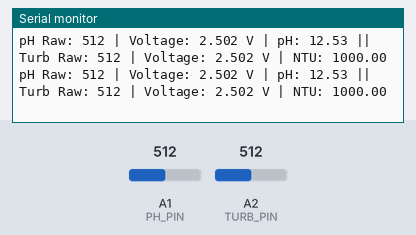
The sketch below on a simulated Arduino Nano, built with avr-gcc and run on an emulated ATmega328P. Parts: the last lines printed to the serial monitor. Inputs (shaded band) come from the test bench; at power-on: A1 (PH_PIN) = 512, A2 (TURB_PIN) = 512.

Above: at 2.8 s.
2.9 s: A1 (PH_PIN) set to 716
At 4.5 s:
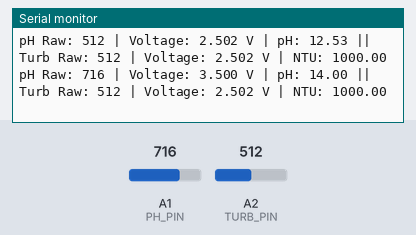
5.6 s: A2 (TURB_PIN) set to 716
At 7.2 s:
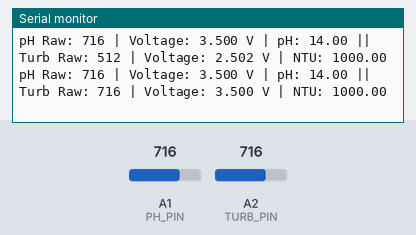
8.3 s: A1 (PH_PIN) set to 900
At 10.8 s:
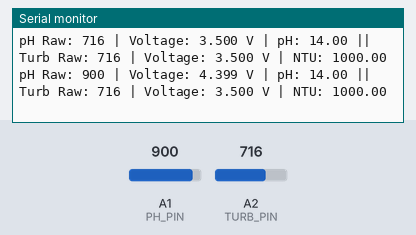
11.0 s: A2 (TURB_PIN) set to 900
At 12.8 s:
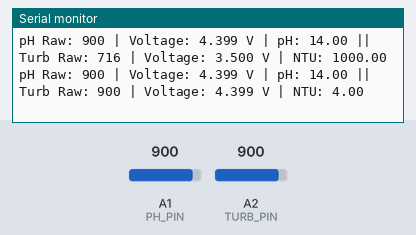
Timing chart, 0 to 14.3 s (numbered marks = the images above; inputs shaded):
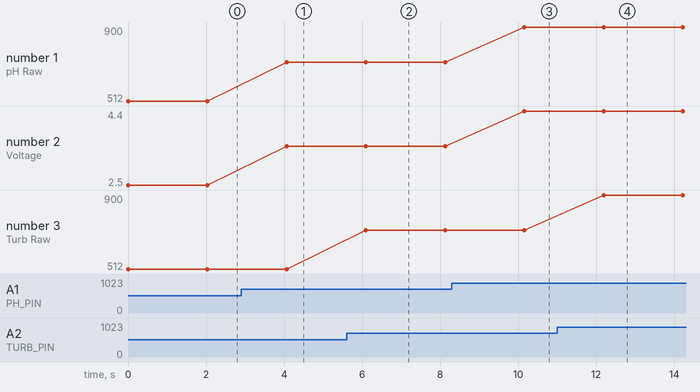

The sketch:

ph-ter-nano.ino
```cpp
// ===============================
// Arduino Nano - pH & Turbidity
// pH sensor -> A1
// Turbidity sensor -> A2
// ===============================

const int PH_PIN = A1;
const int TURB_PIN = A2;

// Calibration offset for pH
const float pH_Offset = 0.00;

// Convert raw ADC (0–1023) to voltage (0–5V range)
float rawToVoltage(int raw) {
  return (raw / 1023.0) * 5.0;
}

void setup() {
  Serial.begin(9600);
  pinMode(PH_PIN, INPUT);
  pinMode(TURB_PIN, INPUT);
}

void loop() {
  // === pH Sensor ===
  int ph_raw = analogRead(PH_PIN);
  float ph_voltage = rawToVoltage(ph_raw);

  // Calibration formula (adjust if needed)
  float ph_value = (11.09 * ph_voltage) - 15.22 + pH_Offset;
  ph_value = constrain(ph_value, 0, 14);

  // === Turbidity Sensor ===
  int turb_raw = analogRead(TURB_PIN);
  float turb_voltage = rawToVoltage(turb_raw);

  float turbidity;
  if (turb_voltage >= 4.14) {
    turbidity = map(turb_voltage * 100, 414, 500, 5, 0);  // clean water zone
  } else {
    turbidity = -1120.4 * turb_voltage * turb_voltage +
                 5742.3 * turb_voltage - 4352.9;
  }
  turbidity = constrain(turbidity, 0, 1000);

  // === Output ===
  Serial.print("pH Raw: ");
  Serial.print(ph_raw);
  Serial.print(" | Voltage: ");
  Serial.print(ph_voltage, 3);
  Serial.print(" V | pH: ");
  Serial.print(ph_value, 2);

  Serial.print(" || Turb Raw: ");
  Serial.print(turb_raw);
  Serial.print(" | Voltage: ");
  Serial.print(turb_voltage, 3);
  Serial.print(" V | NTU: ");
  Serial.println(turbidity, 2);

  delay(2000); // update every 2s
}
```

Measured:
- after the input at 2.9 s, the serial monitor: prints a new line after 1.2 s (image 1)
- after the input at 5.6 s, the serial monitor: prints a new line after 0.50 s (image 2)
- after the input at 8.3 s, the serial monitor: prints a new line after 1.9 s (image 3)
- after the input at 11.0 s, the serial monitor: prints a new line after 1.2 s (image 4)
- plotted number 1: 512 → 716 after the input at 2.9 s, 716 → 900 after the input at 8.3 s
- plotted number 2: 2.5 → 3.5 after the input at 2.9 s, 3.5 → 4.4 after the input at 8.3 s
